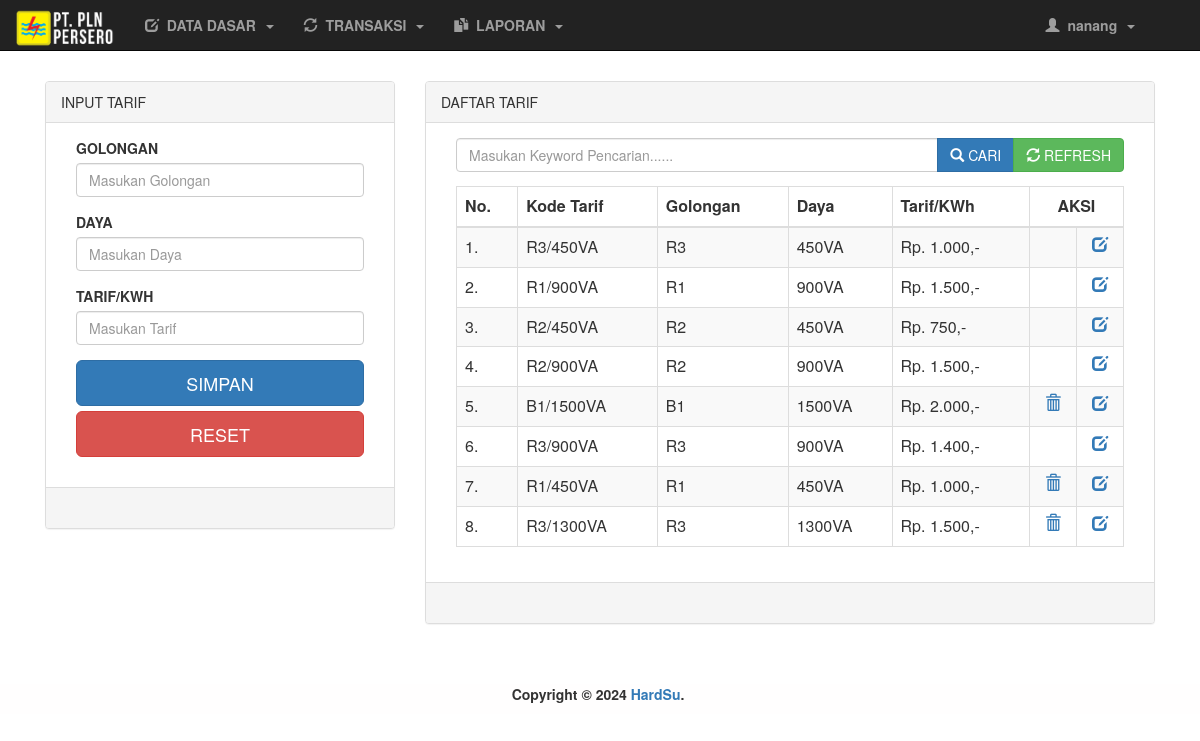
The page /app/pln/hal_utama.php?menu=tarif (signed in) on the database its author committed.
### tables this page shows
CREATE TABLE IF NOT EXISTS `tarif` (
  `id_tarif` int(11) NOT NULL AUTO_INCREMENT,
  `kode_tarif` varchar(20) NOT NULL,
  `golongan` varchar(10) NOT NULL,
  `daya` varchar(10) NOT NULL,
  `tarif_perkwh` double NOT NULL,
  PRIMARY KEY (`id_tarif`)
);

### app/pln/tarif.php (the view, shortened to what this page needs)
<?php
	$table = "tarif";
	if (isset($_POST['bcari'])) {
		$text = $_POST['tcari'];
		$cari = "WHERE id_tarif LIKE '%$text%' OR kode_tarif LIKE '%$text%' OR daya LIKE '%$text%' OR golongan LIKE '%$text%' OR tarif_perkwh LIKE '%$text%'";
	}else{
		$cari="";
	}
?>
<!DOCTYPE html>
<html>
<head>
</head>
<body>
	<div class="container">
		<div class="row">
			<div class="col-md-12">
				<div class="col-md-4">
					<div class="panel panel-default">
						<?php if(!@$_GET['id']){ ?>
							<div class="panel-heading">INPUT TARIF</div>
						<?php }else{ ?>
							<div class="panel-heading">UBAH TARIF</div>
						<?php } ?>
						<div class="panel-body">
							<form method="post">
								<div class="col-md-12">
									<div class="form-group">
										<label>GOLONGAN</label>
										<input type="text" name="golongan" class="form-control" placeholder="Masukan Golongan" required value="<?php echo @$edit['golongan']; ?>" list="gol">
									</div>
									<div class="form-group">
										<label>DAYA</label>
										<input type="text" name="daya" class="form-control" placeholder="Masukan Daya" required value="<?php echo @$edit['daya']; ?>" list="day">
									</div>
									<div class="form-group">
										<label>TARIF/KWH</label>
										<input type="text" name="tarif" class="form-control" placeholder="Masukan Tarif" required value="<?php echo @$edit['tarif_perkwh']; ?>" onkeypress='return event.charCode >=48 && event.charCode <=57'>
									</div>
									<div class="form-group">
										<?php
										  if (@$_GET['id']=="") {?>
											<input type="submit" name="bsimpan" class="btn btn-primary btn-lg btn-block" value="SIMPAN">
										  <?php }else{ ?>
											<input type="submit" name="bubah" class="btn btn-success btn-lg btn-block" value="UBAH">
										<?php } ?>
										<a href="?menu=tarif" class="btn btn-danger btn-lg btn-block">RESET</a>
									</div>
								</div>
							</form>
						</div>
						<div class="panel-footer">&nbsp;</div>
					</div>
				</div>
				<div class="col-md-8">
					<div class="panel panel-default">
						<div class="panel-heading">DAFTAR TARIF</div>
						<div class="panel-body">
							<div class="col-md-12">
								<form method="post">
									<div class="input-group">
										<input type="text" name="tcari" class="form-control" value="<?php echo @$text ?>" placeholder="Masukan Keyword Pencarian......">
										<div class="input-group-btn">
											<button type="submit" name="bcari" class="btn btn-primary"><span class="glyphicon glyphicon-search"></span>&nbsp;CARI</button>
											<button type="submit"  name="brefresh" class="btn btn-success"><span class="glyphicon glyphicon-refresh"></span>&nbsp;REFRESH</button>
										</div>
									</div>
								</form>
							</div>
							<div class="col-md-12">
								<div class="table-responsive">
									<table class="table table-bordered table-striped table-hover">
										<thead>
											<th>No.</th>
											<th>Kode Tarif</th>
											<th>Golongan</th>
											<th>Daya</th>
											<th>Tarif/KWh</th>
											<th colspan="2"><center>AKSI</center></th>
										</thead>
										<tbody>
											<?php
												$no=0;
												$data = $aksi->tampil($table,$cari,"");
												if ($data=="") {
													$aksi->no_record(7);
												}else{
													foreach ($data as $r) {
														$cek = $aksi->cekdata("pelanggan WHERE id_tarif = '$r[id_tarif]'");
													$no++; ?>
													<tr>
														<td><?php echo $no; ?>.</td>
														<td><?php echo $r['kode_tarif'] ?></td>
														<td><?php echo $r['golongan'] ?></td>
														<td><?php echo $r['daya'] ?></td>
														<td><?php $aksi->rupiah($r['tarif_perkwh']) ?></td>
														<?php
															if($cek > 0){?>
																<td>&nbsp;</td>
															<?php }else{ ?>
																<td align="center"><a href="?menu=tarif&hapus&id=<?php echo md5(sha1($r['id_tarif'])); ?>"><span class="glyphicon glyphicon-trash"></span></a></td>
															<?php }?>
														<td align="center"><a href="?menu=tarif&edit&id=<?php echo md5(sha1($r['id_tarif'])); ?>" ><span class="glyphicon glyphicon-edit"></span></a></td>
													</tr>
											<?php } } ?>
										 </tbody>
									</table>
								</div>
							</div>
						</div>
						<div class="panel-footer">&nbsp;</div>
					</div>
				</div>
			</div>
		</div>
	</div>
</body>
</html>

### app/library/fungsi.php (shortened to what this page needs)
<?php
	class oop{
		function tampil($table,$where,$cari){
			$sql = mysqli_query($GLOBALS["___mysqli_ston"], "SELECT * FROM $table $where $cari");
			while ($data = mysqli_fetch_array($sql))
				@$jalan[] = $data;
				return @$jalan;
		}
		function cekdata($table){
			$sql = mysqli_num_rows(mysqli_query($GLOBALS["___mysqli_ston"], "SELECT * FROM $table"));
			return $sql;
		}
		function rupiah($uang){
			echo "Rp. ".number_format($uang,0,',','.').",-";
		}
	}
?>

### rows shown on the page
tarif: kode_tarif "R3/450VA", golongan "R3", daya "450VA", tarif_perkwh "1.000"
tarif: kode_tarif "R1/900VA", golongan "R1", daya "900VA", tarif_perkwh "1.500"
tarif: kode_tarif "R2/450VA", golongan "R2", daya "450VA", tarif_perkwh "750"
tarif: kode_tarif "R2/900VA", golongan "R2", daya "900VA", tarif_perkwh "1.500"
tarif: kode_tarif "B1/1500VA", golongan "B1", daya "1500VA", tarif_perkwh "2.000"
tarif: kode_tarif "R3/900VA", golongan "R3", daya "900VA", tarif_perkwh "1.400"
tarif: kode_tarif "R1/450VA", golongan "R1", daya "450VA", tarif_perkwh "1.000"
tarif: kode_tarif "R3/1300VA", golongan "R3", daya "1300VA", tarif_perkwh "1.500"

### other values the page prints
$_SESSION['nama_petugas'] "nanang"
